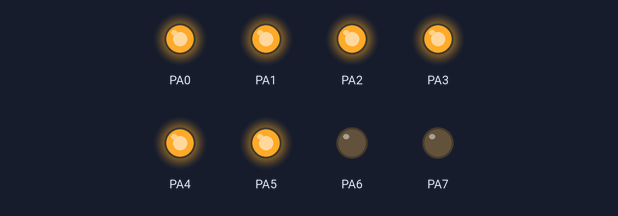
The program below on a simulated ATmega32, built with avr-gcc and emulated at 8 MHz. On the bench: output pins drawn as LEDs (lit = HIGH).

Above: at 0.5 s.
At 2.6 s:
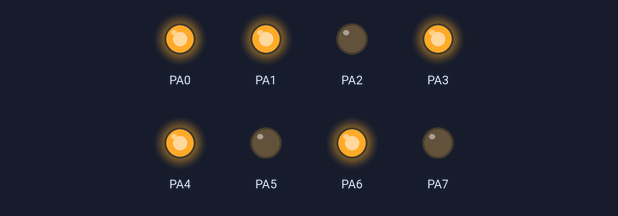
At 3.7 s:
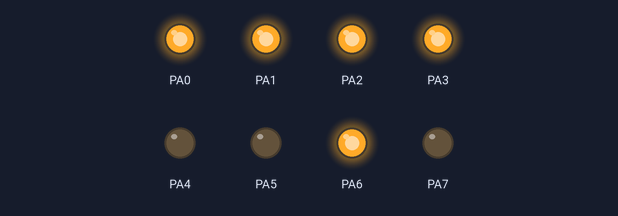
At 5.8 s:
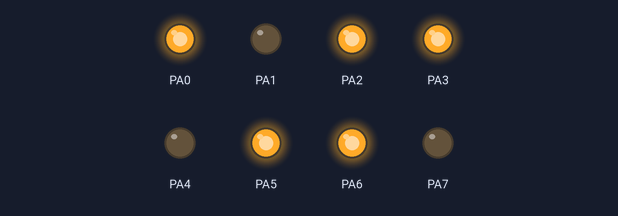
At 8.9 s:
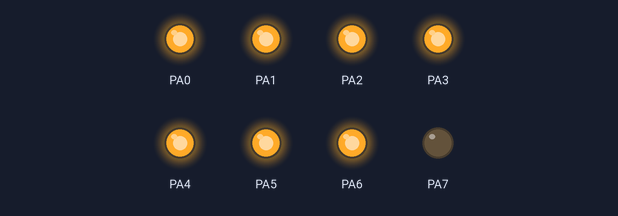
At 12.1 s:
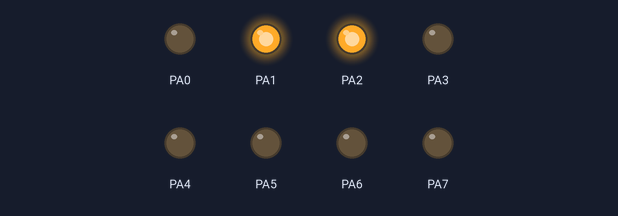
Timing chart, 0 to 13.7 s (numbered marks = the images above):
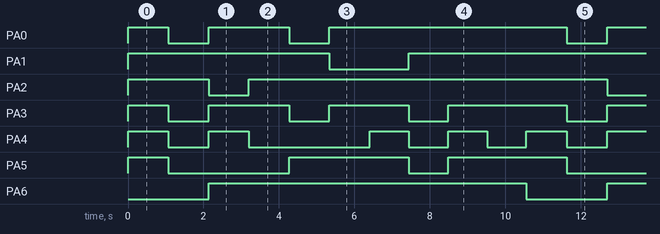

Measured:
- by itself, PA0: repeats every 10.6 s: LOW 1.1 s, HIGH 2.1 s, LOW 1.1 s, HIGH 6.3 s
- by itself, PA1: repeats every 10.6 s: LOW 2.1 s, HIGH 8.5 s
- by itself, PA2: repeats every 10.6 s: LOW 1.1 s, HIGH 9.5 s
- by itself, PA3: repeats every 10.6 s: 2 × (LOW 1.1 s, HIGH 2.1 s), LOW 1.0 s, HIGH 3.1 s
- by itself, PA4: repeats every 10.6 s: LOW 1.1 s, HIGH 1.1 s, LOW 3.2 s, 2 × (HIGH 1.0 s, LOW 1.0 s), HIGH 1.1 s
- by itself, PA5: repeats every 10.6 s: LOW 3.2 s, HIGH 3.2 s, LOW 1.0 s, HIGH 3.1 s
- by itself, PA6: alternates HIGH for 8.4 s and LOW for 2.1 s

The program:

main.c
```c
/*
 * main.c
 *
 *  Created on: ??þ/??þ/????
 *      Author: Dell
 */
#include "../LIB/STD_TYPES.h"
#include "../LIB/BIT_MATH.h"
#include "../MCAL/DIO/DIO_interface.h"
#include  "../MCAL/DIO/DIO_private.h"
#include <util/delay.h>


void main (void)
{		/*
        u8 Local_Returned_Value = 0;

		DIO_voidSetPinDirection(DIO_PORTA,PIN3,INPUT);
		DIO_VoidSetPinValue(DIO_PORTA,PIN4,PULLUP);
		DIO_voidSetPinDirection(DIO_PORTB,PIN4,OUTPUT);

	while(1)
	{
		Local_Returned_Value = DIO_VoidGetPinValue(DIO_PORTA,PIN3);
		 switch(Local_Returned_Value)
		 {
		   case HIGH :
			   DIO_VoidSetPinValue(DIO_PORTB,PIN4,LOW);
			   break;
		   case LOW :
			   DIO_VoidSetPinValue(DIO_PORTB,PIN4,HIGH);
			   break ;
		 }

	}*/
	while(1)
	{
	SET_REG(DDRA);
	ASSIGN_REG(PORTA,0b00111111);
	_delay_ms(1000);
	ASSIGN_REG(PORTA,0b00000110);
	_delay_ms(1000);
	ASSIGN_REG(PORTA,0b01011011);
	_delay_ms(1000);
	ASSIGN_REG(PORTA,0b01001111);//3
	_delay_ms(1000);
	ASSIGN_REG(PORTA,0b01100110);
	_delay_ms(1000);
	ASSIGN_REG(PORTA,0b01101101);//5
	_delay_ms(1000);
	ASSIGN_REG(PORTA,0b01111101);//6
	_delay_ms(1000);
	ASSIGN_REG(PORTA,0b01000111);
	_delay_ms(1000);//7
	ASSIGN_REG(PORTA,0b01111111);
	_delay_ms(1000);
	ASSIGN_REG(PORTA,0b01101111);
	_delay_ms(1000);


	}


}
```

BIT_MATH.h
```c
#ifndef BIT_MATH_H
#define BIT_MATH_H

#define SET_REG(Reg) Reg=0xFF
#define CLEAR_REG(Reg) Reg=0x00
#define TOGGLE_REG(Reg) Reg^=0xFF
#define ASSIGN_REG(Reg,Value) Reg=Value

#define SET_BITS_REG(Reg,Mask) Reg|=(Mask)
#define CLEAR_BITS_REG(Reg,Mask) Reg=(Reg&(~Mask))

#define SET_BIT(Reg,bit) Reg|=(1<<bit)
#define CLEAR_BIT(Reg,bit) Reg=(Reg&(~(1<<bit)))
#define TOGGLE_BIT(Reg,bit) Reg^=(1<<bit)
#define GET_BIT(Reg,bit) ((Reg>>bit)&1)

#endif
```

STD_TYPES.h
```c
/*************
 * Author: Mohammed Akram
 * Data : 15 March, 2023
 * Version : 1.0
 *
 *  **************/
/*********
 * * Version 1.1.0
 * add define true and false
 * **********/
#ifndef std_types_h
#define std_types_h

typedef 	unsigned char	 u8 ;
typedef		unsigned short int 	u16 ;
typedef		unsigned int 		u32;
typedef		signed char 		s8 ;
typedef		signed short int 	s16;
typedef		signed int 		s32;
typedef 	float		f32;
typedef		double		f64;
#define    TRUE         1
#define     FALSE        0

#define NULL           (void *)0

#endif
```

DIO_config.h
```c
/***********
 * Author :   Mohammed Akram
 * Date  :   22 March,  2023
 * Version :  2.0
************/

/******************************************************************************
 * Version          Date                         Author
 * 2.0              22 Marc, 2023               Mohammed Akram
***************************************************************************/

#ifndef DIO_CONFIG_H_
#define DIO_CONFIG_H_


#endif /* DIO_CONFIG_H_ */
```

DIO_interface.h
```c
/***********
 * Author :   Mohammed Akram
 * Date  :   22 March,  2023
 * Version :  2.0
************/

/******************************************************************************
 * Version          Date                         Author
 * 2.0              22 Marc, 2023               Mohammed Akram
***************************************************************************/

#ifndef DIO_INTERFACE_H_
#define DIO_INTERFACE_H_

#define PIN0    0
#define PIN1    1
#define PIN2    2
#define PIN3    3
#define PIN4    4
#define PIN5    5
#define PIN6    6
#define PIN7    7

#define DIO_PORTA   0
#define DIO_PORTB   1
#define DIO_PORTC   2
#define DIO_PORTD   3

#define LOW     0
#define HIGH    1

#define OUTPUT  1
#define INPUT   0

#define PULLUP          1
#define NO_PULLUP       0

void 	DIO_voidSetPinDirection(u8 Copy_U8PortNmame , u8 Copy_u8PinNumber , u8 Copy_u8Direction);
void DIO_VoidSetPinValue(u8 Copy_u8PortNumber , u8 Copy_u8PinNumber , u8 Copy_U8PinState);
u8  DIO_VoidGetPinValue(u8 Copy_u8PortName , u8 Copy_u8PinNumber);
void DIO_VoidSetPortSpecificDirection(u8 Copy_U8PortName, u8 Copy_U8SpectificDirection);
u8 DIO_U8GetPortValue(u8 Copy_U8PortName );
void DIO_VoidSetSpacificvalue(u8 Copy_U8PortName , u8 Copy_U8Value);
void DIO_VOidTogglePortValue(u8 Copy_U8PortName);
void DIO_VoidSetPortDirection(u8 Copy_U8PortName , u8  Copy_U8PortState);
void DIO_VoidTogglePinValu(u8 Copy_U8PortName ,u8 Copy_u8PinNumber ) ;
#endif /* DIO_INTERFACE_H_ */
```

DIO_private.h
```c
/***********
 * Author :   Mohammed Akram
 * Date  :   22 March,  2023
 * Version :  2.0
************/

/******************************************************************************
 * Version          Date                         Author
 * 2.0              22 Marc, 2023               Mohammed Akram
***************************************************************************/

#ifndef DIO_PRIVATE_H_
#define DIO_PRIVATE_H_

#define input   0
#define outout  1

#define low     0
#define high    1
//registers Location in memory mirror of  (I/O Memory)
#define PORTA   *((volatile u8* ) 0x3B)
#define DDRA   *((volatile u8* ) 0x3A)
#define PINA   *((volatile u8* ) 0x39)

#define PORTB   *((volatile u8* ) 0x38)
#define DDRB   *((volatile u8* ) 0x37)
#define PINB   *((volatile u8* ) 0x36)

#define PORTC   *((volatile u8* ) 0x35)
#define DDRC   *((volatile u8* ) 0x34)
#define PINC   *((volatile u8* ) 0x33)

#define PORTD   *((volatile u8* ) 0x32)
#define DDRD   *((volatile u8* ) 0x31)
#define PIND   *((volatile u8* ) 0x30)


#endif
```

DIO_program.c
```c
/***********
 * Author :   Mohammed Akram
 * Date  :   22 March,  2023
 * Version :  2.0
************/

/******************************************************************************
 * Version          Date                         Author
 * 2.0              22 Marc, 2023               Mohammed Akram
***************************************************************************/
/*Library Inclusions*/
#include "../../LIB/STD_TYPES.h"
#include "../../LIB/BIT_MATH.h"
/*lower layer Inclusion  if iam in  HAL  include MCAL*/
/*Self files INclusions in the same sequence  */
#include "DIO_interface.h"
#include "DIO_private.h"
#include "DIO_config.h"
void 	DIO_voidSetPinDirection(u8 Copy_U8PortNmame , u8 Copy_u8PinNumber , u8 Copy_u8Direction)
{
	switch (Copy_U8PortNmame)
	{
		case DIO_PORTA:
			if(Copy_u8Direction == OUTPUT)
			{
				SET_BIT(DDRA , Copy_u8PinNumber);
			}
			else if (Copy_u8Direction == INPUT)
			{
				CLEAR_BIT(DDRA , Copy_u8PinNumber);
			}
			else
			{
				// no thing
			}
		break;
		case DIO_PORTB:
			if(Copy_u8Direction == OUTPUT)
			{
				SET_BIT(DDRB , Copy_u8PinNumber);
			}
			else if (Copy_u8Direction == INPUT)
			{
				CLEAR_BIT(DDRB , Copy_u8PinNumber);
			}
			else
			{
				// no thing
			}
		break;
		case DIO_PORTC:
			if(Copy_u8Direction == OUTPUT)
			{
				SET_BIT(DDRC , Copy_u8PinNumber);
			}
			else if (Copy_u8Direction == INPUT)
			{
				CLEAR_BIT(DDRC , Copy_u8PinNumber);
			}
			else
			{
				// no thing
			}
		break;
		case DIO_PORTD:
			if(Copy_u8Direction == OUTPUT)
			{
				SET_BIT(DDRD , Copy_u8PinNumber);
			}
			else if (Copy_u8Direction == INPUT)
			{
				CLEAR_BIT(DDRD , Copy_u8PinNumber);
			}
			else
			{
				// no thing
			}
		break;

	default:
			//do no thing
		break;
	}
}

void DIO_VoidSetPinValue(u8 Copy_u8PortNumber , u8 Copy_u8PinNumber , u8 Copy_U8PinState)
{
	switch (Copy_u8PortNumber)
	{
		case DIO_PORTA :
			switch(Copy_U8PinState)
			{
				case LOW :
					CLEAR_BIT(PORTA , Copy_u8PinNumber );
				break;
				case HIGH :
					SET_BIT(PORTA , Copy_u8PinNumber );
				break;
			}
		break;
		case DIO_PORTB :
			switch(Copy_U8PinState)
			{
				case LOW :
					CLEAR_BIT(PORTB , Copy_u8PinNumber );
				break;
				case HIGH :
					SET_BIT(PORTB , Copy_u8PinNumber );
				break;
			}
		break;
		case DIO_PORTC :
			switch(Copy_U8PinState)
			{
				case LOW :
					CLEAR_BIT(PORTC , Copy_u8PinNumber );
				break;
				case HIGH :
					SET_BIT(PORTC , Copy_u8PinNumber );
				break;
			}
		break;
		case DIO_PORTD :
			switch(Copy_U8PinState)
			{
				case LOW :
					CLEAR_BIT(PORTD , Copy_u8PinNumber );
				break;
				case HIGH :
					SET_BIT(PORTD , Copy_u8PinNumber );
				break;
			}
		break;

	default:
			// Do nothing
		break;
	}
}

u8  DIO_VoidGetPinValue(u8 Copy_u8PortName , u8 Copy_u8PinNumber)
{
	u8 Local_u8PinValue =0 ;
	switch (Copy_u8PortName)
	{
		case DIO_PORTA :
			Local_u8PinValue=GET_BIT(PORTA,Copy_u8PinNumber);
		break;
		case DIO_PORTB :
			Local_u8PinValue=GET_BIT(PORTB,Copy_u8PinNumber);
		break;
		case DIO_PORTC :
			Local_u8PinValue=GET_BIT(PORTC,Copy_u8PinNumber);
		break;
		case DIO_PORTD :
			Local_u8PinValue=GET_BIT(PORTD,Copy_u8PinNumber);
		break;

		default:
				//Do nothing
			break;
	}
	return Local_u8PinValue;
}
void DIO_VoidSetPortDirection(u8 Copy_U8PortName , u8  Copy_U8PortState)
{
	switch(Copy_U8PortName)
	{
		case DIO_PORTA :
			if(Copy_U8PortState==OUTPUT)
			{
				SET_REG(DDRA);
			}
			else if (Copy_U8PortState==INPUT)
			{
				CLEAR_REG(DDRA);
			}
			else
			{
				//do no thing
			}
		break;
		case DIO_PORTB :
			if(Copy_U8PortState==OUTPUT)
			{
				SET_REG(DDRB);
			}
			else if (Copy_U8PortState==INPUT)
			{
				CLEAR_REG(DDRB);
			}
			else
			{
				//do no thing
			}
		break;
		case DIO_PORTC :
			if(Copy_U8PortState==OUTPUT)
			{
				SET_REG(DDRC);
			}
			else if (Copy_U8PortState==INPUT)
			{
				CLEAR_REG(DDRC);
			}
			else
			{
				//do no thing
			}
		break;
		case DIO_PORTD :
			if(Copy_U8PortState==OUTPUT)
			{
				SET_REG(DDRD);
			}
			else if (Copy_U8PortState==INPUT)
			{
				CLEAR_REG(DDRD);
			}
			else
			{
				//do no thing
			}
		break;
		default:
			//do no thing
			break;

	}
}
void DIO_VOidTogglePortValue(u8 Copy_U8PortName)
{
	switch(Copy_U8PortName)
	{
		case DIO_PORTA :
			TOGGLE_REG(PORTA);
		break;
		case DIO_PORTB :
			TOGGLE_REG(PORTB);
		break;
		case DIO_PORTC :
			TOGGLE_REG(PORTC);
		break;
		case DIO_PORTD :
			TOGGLE_REG(PORTD);
		break;
		default:
			//do no thing
			break;

	}

}
void DIO_VoidSetSpacificvalue(u8 Copy_U8PortName , u8 Copy_U8Value)
{
	switch(Copy_U8PortName)
	{
		case DIO_PORTA :
			ASSIGN_REG(PORTA,Copy_U8Value);
		break;
		case DIO_PORTB :
			ASSIGN_REG(PORTB,Copy_U8Value);
		break;
		case DIO_PORTC :
			ASSIGN_REG(PORTC,Copy_U8Value);
		break;
		case DIO_PORTD :
			ASSIGN_REG(PORTD,Copy_U8Value);
		break;
		default:
			//do no thing
			break;

	}

}
u8 DIO_U8GetPortValue(u8 Copy_U8PortName )
{
	switch(Copy_U8PortName)
	{
		case DIO_PORTA :
			return PINA;
		break;
		case DIO_PORTB :
			return PINB ;
		break;
		case DIO_PORTC :
			return PINC;
		break;
		case DIO_PORTD :
			return PIND;
		break;
		default:
			//do no thing
			break;

	}

}
void DIO_VoidSetPortSpecificDirection(u8 Copy_U8PortName, u8 Copy_U8SpectificDirection)
{
	switch(Copy_U8PortName)
	{
		case DIO_PORTA :
			ASSIGN_REG(DDRA,Copy_U8SpectificDirection);
		break;
		case DIO_PORTB :
			ASSIGN_REG(DDRB,Copy_U8SpectificDirection);
		break;
		case DIO_PORTC :
			ASSIGN_REG(DDRC,Copy_U8SpectificDirection);
		break;
		case DIO_PORTD :
			ASSIGN_REG(DDRD,Copy_U8SpectificDirection);
		break;
		default:
			//do no thing
			break;

	}

}
void DIO_VoidTogglePinValu(u8 Copy_U8PortName ,u8 Copy_u8PinNumber )
{
	switch (Copy_U8PortName)
	{
	case DIO_PORTA:
			TOGGLE_BIT(PORTA ,Copy_u8PinNumber);
		break;
		case DIO_PORTB:
			TOGGLE_BIT(PORTB ,Copy_u8PinNumber);
		break;
		case DIO_PORTC:
			TOGGLE_BIT(PORTC ,Copy_u8PinNumber);
		break;
		case DIO_PORTD:
			TOGGLE_BIT(PORTD ,Copy_u8PinNumber);
		break;

	default:
		break;
	}
}
```

BIT_MATH.h
```c
#ifndef BIT_MATH_H
#define BIT_MATH_H

#define SET_REG(Reg) Reg=0xFF
#define CLEAR_REG(Reg) Reg=0x00
#define TOGGLE_REG(Reg) Reg^=0xFF
#define ASSIGN_REG(Reg,Value) Reg=Value

#define SET_BITS_REG(Reg,Mask) Reg|=(Mask)
#define CLEAR_BITS_REG(Reg,Mask) Reg=(Reg&(~Mask))

#define SET_BIT(Reg,bit) Reg|=(1<<bit)
#define CLEAR_BIT(Reg,bit) Reg=(Reg&(~(1<<bit)))
#define TOGGLE_BIT(Reg,bit) Reg^=(1<<bit)
#define GET_BIT(Reg,bit) ((Reg>>bit)&1)

#endif
```

STD_TYPES.h
```c
/*************
 * Author: Mohammed Akram
 * Data : 15 March, 2023
 * Version : 1.0
 *
 *  **************/
/*********
 * * Version 1.1.0
 * add define true and false
 * **********/
#ifndef std_types_h
#define std_types_h

typedef 	unsigned char	 u8 ;
typedef		unsigned short int 	u16 ;
typedef		unsigned int 		u32;
typedef		signed char 		s8 ;
typedef		signed short int 	s16;
typedef		signed int 		s32;
typedef 	float		f32;
typedef		double		f64;
#define    TRUE         1
#define     FALSE        0

#endif
```
